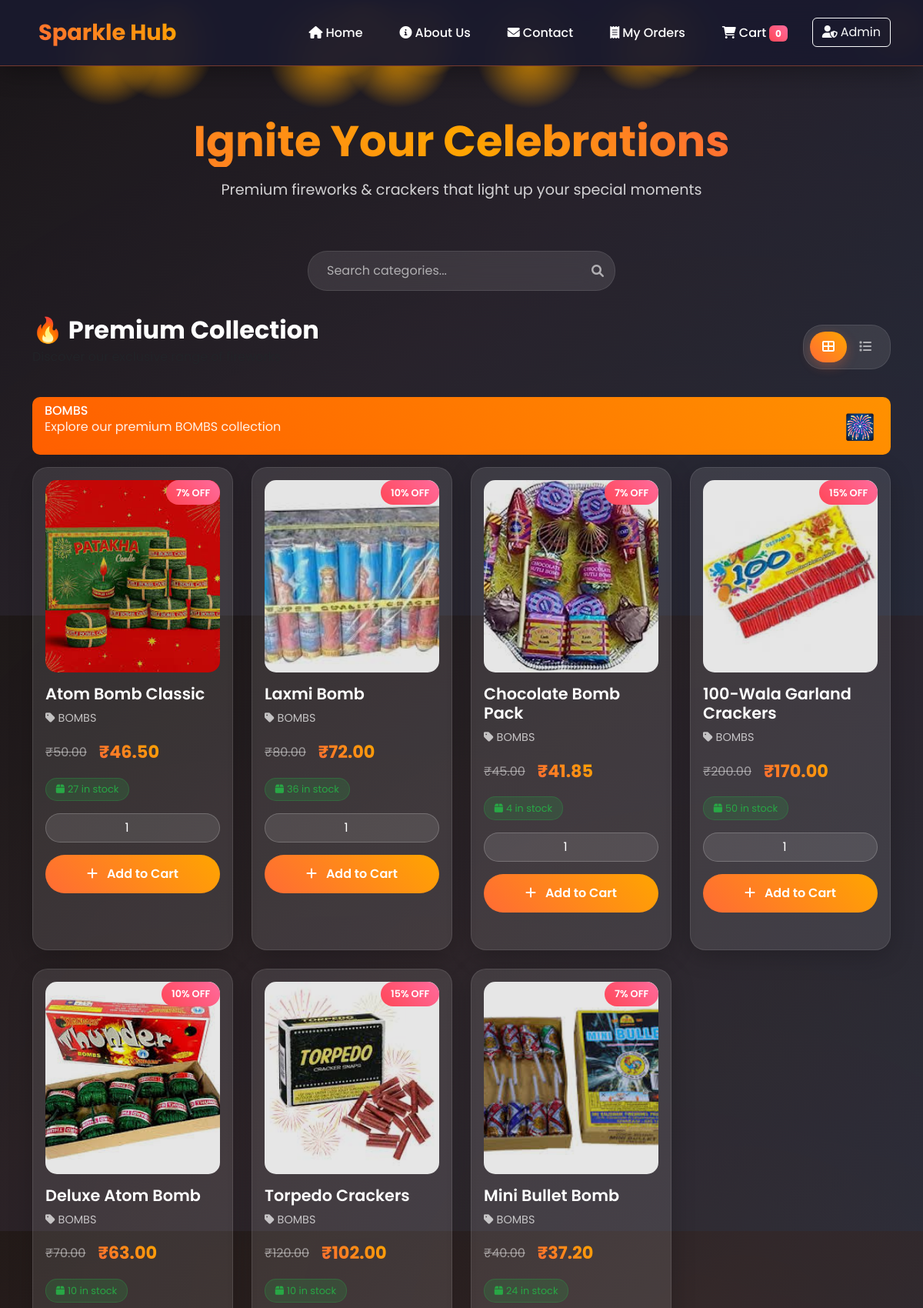
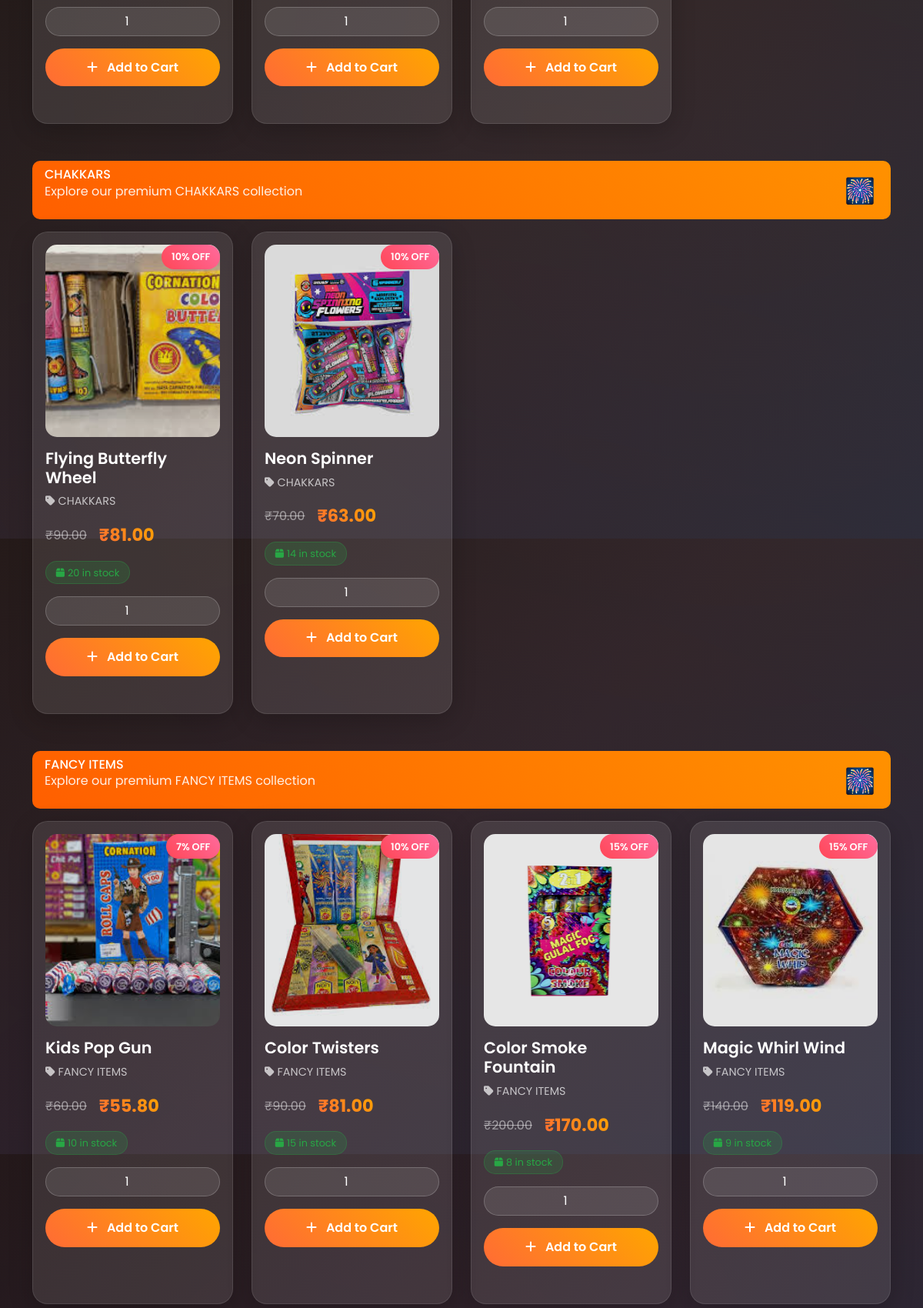
The page / (upper part) on the database its author committed (2 pictures, top to bottom).
### tables this page shows
CREATE TABLE `product` (
  `product_id` int(11) NOT NULL,
  `product_name` varchar(255) NOT NULL,
  `category` int(11) NOT NULL,
  `product_image_path` varchar(255) DEFAULT NULL,
  `cost` decimal(10,2) NOT NULL,
  `stock_status` int(11) NOT NULL DEFAULT 0
);

CREATE TABLE `discount` (
  `discount_id` int(11) NOT NULL,
  `discount_range` varchar(100) DEFAULT NULL,
  `percentage` int(11) NOT NULL
);

CREATE TABLE `category` (
  `category_id` int(11) NOT NULL,
  `category_name` varchar(100) NOT NULL
);

### index.php (the view, shortened to what this page needs)
<?php
require 'inc/db.php';
$session_id = session_id();
try {
    $count_stmt = $pdo->prepare("SELECT SUM(quantity) as total_quantity FROM cart WHERE session_id = ?");
    $count_stmt->execute([$session_id]);
    $cart_result = $count_stmt->fetch(PDO::FETCH_ASSOC);
    $cart_count = $cart_result['total_quantity'] ?? 0;
} catch (PDOException $e) {
    error_log("Cart count fetch failed: " . $e->getMessage());
    $cart_count = 0;
}
try {
    $products = $pdo->query("
        SELECT p.*, c.category_name
        FROM product p
        JOIN category c ON p.category = c.category_id
        WHERE p.stock_status >= 1
        ORDER BY c.category_name, p.product_id ASC
    ")->fetchAll(PDO::FETCH_ASSOC);
} catch (PDOException $e) {
    error_log("Product fetch failed: " . $e->getMessage());
    $products = [];
}
try {
    $discounts = $pdo->query("SELECT * FROM discount ORDER BY discount_id ASC")->fetchAll(PDO::FETCH_ASSOC);
} catch (PDOException $e) {
    error_log("Discount fetch failed: " . $e->getMessage());
    $discounts = [];
}
function getDiscount($price, $discounts) {
    $price = (float)$price;
    foreach ($discounts as $d) {
        $range_parts = array_map('trim', explode("-", $d["discount_range"]));
        list($min, $max) = $range_parts;
        $min = (float)$min;
        $max = (float)$max;
        if ($price >= $min && $price <= $max) {
            return (int)$d["percentage"];
        }
    }
    return 0;
}
?>
<!DOCTYPE html>
<html lang="en">
<head>
    <link href="https://cdn.jsdelivr.net/npm/bootstrap@5.3.0/dist/css/bootstrap.min.css" rel="stylesheet">
    <link rel="stylesheet" href="https://cdnjs.cloudflare.com/ajax/libs/font-awesome/6.0.0-beta3/css/all.min.css">
</head>
<body>
    <div class="bg-animation"></div>
    <div class="particles" id="particles"></div>
    <nav class="navbar navbar-expand-lg navbar-dark">
        <div class="container">
            <a class="navbar-brand" href="index.php">
                <i class="fas fa-sparkles me-2"></i>Sparkle Hub
            </a>
            <div class="collapse navbar-collapse" id="navbarMenu">
                <ul class="navbar-nav ms-auto">
                    <li class="nav-item">
                        <a class="nav-link" href="index.php">
                            <i class="fas fa-home me-1"></i>Home
                        </a>
                    </li>
                    <li class="nav-item">
                        <a class="nav-link" href="about.php">
                            <i class="fas fa-info-circle me-1"></i>About Us
                        </a>
                    </li>
                    <li class="nav-item">
                        <a class="nav-link" href="contact.php">
                            <i class="fas fa-envelope me-1"></i>Contact
                        </a>
                    </li>
                    <li class="nav-item">
                        <a class="nav-link" href="view_orders.php">
                            <i class="fas fa-receipt me-1"></i>My Orders
                        </a>
                    </li>
                    <li class="nav-item">
                        <a class="nav-link" href="cart.php">
                            <i class="fas fa-shopping-cart me-1"></i>Cart
                            <span class="badge"><?= $cart_count ?></span>
                        </a>
                    </li>
                    <li class="nav-item ms-2">
                        <a class="btn btn-outline-light" href="admin/login.php">
                            <i class="fas fa-user-shield me-1"></i>Admin
                        </a>
                    </li>
                </ul>
            </div>
        </div>
    </nav>
    <section class="hero-section">
        <div class="container">
            <h1 class="hero-title fade-in-up">
                Ignite Your Celebrations
            </h1>
            <p class="hero-subtitle fade-in-up">
                Premium fireworks & crackers that light up your special moments
            </p>
        </div>
    </section>
    <div class="container">
        <div class="search-container fade-in-up">
            <input type="text"
                   class="form-control search-box"
                   placeholder="Search categories..."
                   id="categorySearch">
            <i class="fas fa-search search-icon"></i>
        </div>
        <div class="d-flex justify-content-between align-items-center mb-4 fade-in-up">
            <div>
                <h2 class="fw-bold mb-1">🔥 Premium Collection</h2>
                <p class="text-muted">Discover our exclusive range of fireworks</p>
            </div>
            <div class="view-toggle-container">
                <button type="button" class="btn view-toggle active" data-view="grid" title="Grid View">
                    <i class="fas fa-th-large"></i>
                </button>
                <button type="button" class="btn view-toggle" data-view="list" title="List View">
                    <i class="fas fa-list"></i>
                </button>
            </div>
        </div>
        <div id="product-list-container">
            <?php if (empty($products)): ?>
                <div class="col-12 text-center py-5">
                    <i class="fas fa-box-open fa-3x mb-3 text-muted"></i>
                    <h4 class="text-muted">No products available at the moment</h4>
                    <p class="text-muted">Check back soon for new arrivals!</p>
                </div>
            <?php else: ?>
                <?php
                $groupedCategories = [];
                foreach ($products as $product) {
                    $categoryName = $product['category_name'];
                    if (!isset($groupedCategories[$categoryName])) {
                        $groupedCategories[$categoryName] = [];
                    }
                    $groupedCategories[$categoryName][] = $product;
                }
                $categoryIndex = 0;
                foreach ($groupedCategories as $categoryName => $categoryProducts):
                    $categoryIndex++;
                ?>
                <div class="category-section" style="animation-delay: <?= $categoryIndex * 0.2 ?>s" data-category="<?= htmlspecialchars($categoryName) ?>">
                    <div class="category-header fade-in-up">
                        <h3 class="category-title"><?= htmlspecialchars($categoryName) ?></h3>
                        <p class="category-description">
                            Explore our premium <?= htmlspecialchars($categoryName) ?> collection
                        </p>
                    </div>
                    <div class="row products-container stagger-animation">
                        <?php foreach ($categoryProducts as $index => $p):
                            $price = (float)$p['cost'];
                            $percent = getDiscount($price, $discounts);
                            $discountAmount = ($price * $percent) / 100;
                            $finalPrice = $price - $discountAmount;
                            $stock_level = (int)$p['stock_status'];
                            $is_out_of_stock = $stock_level <= 0;
                        ?>
                        <div class="col-xl-3 col-lg-4 col-md-6 mb-4 product-item-wrapper" style="animation-delay: <?= $index * 0.1 ?>s">
                            <div class="product-card h-100">
                                <?php if ($percent > 0): ?>
                                    <div class="product-badge"><?= $percent ?>% OFF</div>
                                <?php endif; ?>
                                <img src="<?= htmlspecialchars($p['product_image_path']) ?>"
                                     class="product-image product-image-click"
                                     alt="<?= htmlspecialchars($p['product_name']) ?>"
                                     data-bs-toggle="modal"
                                     data-bs-target="#imageModal"
                                     data-image-url="<?= htmlspecialchars($p['product_image_path']) ?>">
                                <div class="product-details">
                                    <h5 class="product-title"><?= htmlspecialchars($p['product_name']) ?></h5>
                                    <p class="product-category">
                                        <i class="fas fa-tag me-1"></i><?= htmlspecialchars($p['category_name']) ?>
                                    </p>
                                    <div class="price-container">
                                        <?php if ($percent > 0): ?>
                                            <span class="original-price">₹<?= number_format($price, 2) ?></span>
                                            <span class="discount-price">₹<?= number_format($finalPrice, 2) ?></span>
                                        <?php else: ?>
                                            <span class="discount-price">₹<?= number_format($price, 2) ?></span>
                                        <?php endif; ?>
                                    </div>
                                    <div class="d-flex justify-content-between align-items-center mb-3">
                                        <?php if ($is_out_of_stock): ?>
                                            <span class="out-of-stock-badge">
                                                <i class="fas fa-times-circle me-1"></i>Out of Stock
                                            </span>
                                        <?php else: ?>
                                            <span class="stock-badge">
                                                <i class="fas fa-box me-1"></i><?= $stock_level ?> in stock
                                            </span>
                                        <?php endif; ?>
                                    </div>
                                    <?php if (!$is_out_of_stock): ?>
                                    <div class="quantity-section mb-3">
                                        <input type="number"
                                               value="1"
                                               min="1"
                                               max="<?= $stock_level ?>"
                                               class="form-control quantity-input"
                                               id="qty<?= $p['product_id'] ?>"
                                               <?= $is_out_of_stock ? 'disabled' : '' ?>>
                                    </div>
                                    <button class="btn add-to-cart-btn add-btn"
                                            data-id="<?= $p['product_id'] ?>"
                                            <?= $is_out_of_stock ? 'disabled' : '' ?>>
                                        <i class="fas fa-plus me-2"></i>
                                        Add to Cart
                                    </button>
                                    <?php endif; ?>
                                </div>
                            </div>
                        </div>
                        <?php endforeach; ?>
                    </div>
                </div>
                <?php endforeach; ?>
            <?php endif; ?>
        </div>
    </div>
</body>
</html>

### rows shown on the page
product: cost.percentage "7", product_image_path (picture), product_name "Atom Bomb Classic", category.category_name "BOMBS", cost "50.00", cost.percentage "46.50", stock_status "27", stock_status "1"
product: cost.percentage "10", product_image_path (picture), product_name "Laxmi Bomb", category.category_name "BOMBS", cost "80.00", cost.percentage "72.00", stock_status "36", stock_status "1"
product: cost.percentage "7", product_image_path (picture), product_name "Chocolate Bomb Pack", category.category_name "BOMBS", cost "45.00", cost.percentage "41.85", stock_status "4", stock_status "1"
product: cost.percentage "15", product_image_path (picture), product_name "100-Wala Garland Crackers", category.category_name "BOMBS", cost "200.00", cost.percentage "170.00", stock_status "50", stock_status "1"
product: cost.percentage "10", product_image_path (picture), product_name "Deluxe Atom Bomb", category.category_name "BOMBS", cost "70.00", cost.percentage "63.00", stock_status "10", stock_status "1"
product: cost.percentage "15", product_image_path (picture), product_name "Torpedo Crackers", category.category_name "BOMBS", cost "120.00", cost.percentage "102.00", stock_status "10", stock_status "1"
product: cost.percentage "7", product_image_path (picture), product_name "Mini Bullet Bomb", category.category_name "BOMBS", cost "40.00", cost.percentage "37.20", stock_status "24", stock_status "1"
product: cost.percentage "10", product_image_path (picture), product_name "Flying Butterfly Wheel", category.category_name "CHAKKARS", cost "90.00", cost.percentage "81.00", stock_status "20", stock_status "1"
product: cost.percentage "10", product_image_path (picture), product_name "Neon Spinner", category.category_name "CHAKKARS", cost "70.00", cost.percentage "63.00", stock_status "14", stock_status "1"
product: cost.percentage "7", product_image_path (picture), product_name "Kids Pop Gun", category.category_name "FANCY ITEMS", cost "60.00", cost.percentage "55.80", stock_status "10", stock_status "1"
product: cost.percentage "10", product_image_path (picture), product_name "Color Twisters", category.category_name "FANCY ITEMS", cost "90.00", cost.percentage "81.00", stock_status "15", stock_status "1"
product: cost.percentage "15", product_image_path (picture), product_name "Color Smoke Fountain", category.category_name "FANCY ITEMS", cost "200.00", cost.percentage "170.00", stock_status "8", stock_status "1"
product: cost.percentage "15", product_image_path (picture), product_name "Magic Whirl Wind", category.category_name "FANCY ITEMS", cost "140.00", cost.percentage "119.00", stock_status "9", stock_status "1"

### other values the page prints
$cart_count "0"
$categoryName "BOMBS"
$categoryName "CHAKKARS"
$categoryName "FANCY ITEMS"
